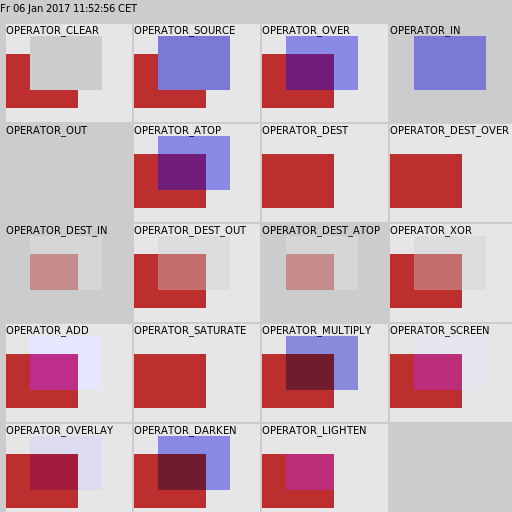

This figure's Julia source:
## header to provide surface and context
using Cairo
c = CairoARGBSurface(512,512);
cr = CairoContext(c);

save(cr);
set_source_rgb(cr,0.8,0.8,0.8);    # light gray
rectangle(cr,0.0,0.0,512.0,512.0); # background
fill(cr);
restore(cr);

save(cr);



function operator_demo(operator_index)
    c = CairoARGBSurface(126,98);
    cr = CairoContext(c);
    operators = [
        (Cairo.OPERATOR_CLEAR,"OPERATOR_CLEAR"),
        (Cairo.OPERATOR_SOURCE,"OPERATOR_SOURCE"),
        (Cairo.OPERATOR_OVER,"OPERATOR_OVER"),
        (Cairo.OPERATOR_IN,"OPERATOR_IN"),
        (Cairo.OPERATOR_OUT,"OPERATOR_OUT"),
        (Cairo.OPERATOR_ATOP,"OPERATOR_ATOP"),
        (Cairo.OPERATOR_DEST,"OPERATOR_DEST"),
        (Cairo.OPERATOR_DEST_OVER,"OPERATOR_DEST_OVER"),
        (Cairo.OPERATOR_DEST_IN,"OPERATOR_DEST_IN"),
        (Cairo.OPERATOR_DEST_OUT,"OPERATOR_DEST_OUT"),
        (Cairo.OPERATOR_DEST_ATOP,"OPERATOR_DEST_ATOP"),
        (Cairo.OPERATOR_XOR,"OPERATOR_XOR"),
        (Cairo.OPERATOR_ADD,"OPERATOR_ADD"),
        (Cairo.OPERATOR_SATURATE,"OPERATOR_SATURATE"),
        (Cairo.OPERATOR_MULTIPLY,"OPERATOR_MULTIPLY"),
        (Cairo.OPERATOR_SCREEN,"OPERATOR_SCREEN"),
        (Cairo.OPERATOR_OVERLAY,"OPERATOR_OVERLAY"),
        (Cairo.OPERATOR_DARKEN,"OPERATOR_DARKEN"),
        (Cairo.OPERATOR_LIGHTEN,"OPERATOR_LIGHTEN")]

    save(cr)
    set_source_rgb(cr, 0.9, 0.9, 0.9)
    paint(cr);


    save(cr)
    scale(cr,6,6)
    rectangle(cr, 0, 5, 12, 9)
    set_source_rgba(cr, 0.7, 0, 0, 0.8)
    fill(cr)

    set_operator(cr, operators[operator_index][1])

    rectangle(cr, 4, 2, 12, 9)
    set_source_rgba(cr, 0, 0, 0.9, 0.4)
    fill(cr)

    local_operator = get_operator(cr)
    restore(cr)

    move_to(cr,0,10)
    set_source_rgb(cr, 0,0,0)
    show_text(cr,operators[local_operator+1][2])

    restore(cr)
    c
end

for k=1:19
    save(cr)
    translate(cr,6+(128*mod(k-1,4)),24+(100*div(k-1,4)))
    set_source(cr,operator_demo(k))
    paint(cr)
    restore(cr)
end


## mark picture with current date
restore(cr);
move_to(cr,0.0,12.0);
set_source_rgb(cr, 0,0,0);
show_text(cr,Libc.strftime(time()));
write_to_png(c,"sample_operators.png");
